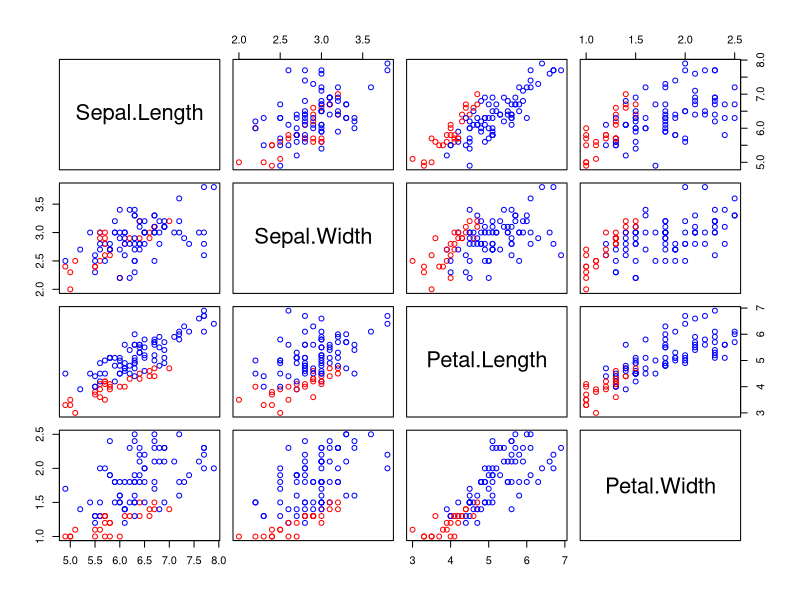

The R script that drew this image:
## ---- chunk 1
knitr::opts_chunk$set(echo = TRUE)
library(caret)
library(dplyr)
library(mvtnorm)
library(knitr)
## ---- chunk 2
# data preparation
new.iris <- iris %>% filter(Species != 'setosa')
species <- as.factor(as.vector(new.iris[,5]))
new.iris <- new.iris[,-5]

# simple estimators for parameters
mu1 <- colMeans(new.iris[species == 'versicolor',])
mu2 <- colMeans(new.iris[species == 'virginica',])
S1 <- cov(new.iris[species == 'versicolor',])
S2 <- cov(new.iris[species == 'virginica',])
pi1 <- (species == 'versicolor') / length(species) 
pi2 <- 1 - pi1 

# classification
pi1_X <- pi1 * dmvnorm(new.iris, mean = mu1, sigma = S1) # P(X, Label = Versicolor)
pi2_X <- pi2 * dmvnorm(new.iris, mean = mu2, sigma = S2) # P(X, Label = Virginica)
bayes <- pi1_X / pi2_X > pi2 / (10 * pi1)
original_bayes <- pi1_X / pi2_X > pi2 / pi1

predicted <- ifelse(bayes, 'versicolor', 'virginica')
table(predicted, species)

# original Bayes classifier (c(p|n)/c(n|p) = 1)
original_predicted <- ifelse(original_bayes, 'versicolor', 'virginica')
table(original_predicted, species)
## ---- chunk 3
pairs(new.iris, col = ifelse(predicted == 'versicolor', 'red', 'blue'))
